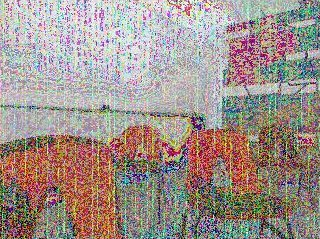
#> input picture images/color5.jpg, 320 x 239 px
$ python Filtros.py
#> lines starting #> are read from the running program, lines starting #| are printed output that depends on the picture; after the words box and inside, x2 and y2 are one past the last pixel; in counts of white or black regions, pixels touching at a corner belong together
#filtros espaciales
import cv2 as cv
import numpy as np
import matplotlib.pyplot as plt

img= cv.imread("./images/color5.jpg")
#> img is the input picture: shape (239, 320, 3); mean B, G, R 139.5, 145.5, 158.9
cv.imshow("Imagen Original", img)

#filtro de media
kernel= np.ones((5,5), np.float32)/25
img_media= cv.filter2D(img, -1, kernel)
cv.imshow("Imagen Media", img_media)

#filtro de mediana
img_mediana= cv.medianBlur(img, 11) #ventana de 11 x 11
cv.imshow("Imagen Mediana", img_mediana)

#filtro de gausiano
img_gaussiana= cv.GaussianBlur(img, (11,11), 1) #ventana de 11 x 11 y sigma(desviación estandar)
cv.imshow("Imagen Gaussiana", img_gaussiana)

#filtro de bilateral
img_bilateral= cv.bilateralFilter(img, 9, 75, 75)
cv.imshow("Imagen Bilateral", img_bilateral)

#filtro de laplaciano
kernel_laplaciano= np.array([[0,1,0],[1,-4,1],[0,1,0]])
img_laplaciana= cv.filter2D(img, -1, kernel_laplaciano)
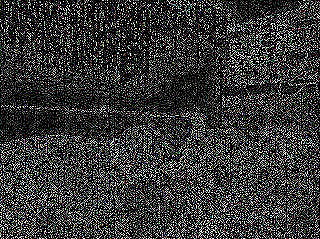
#> img_laplaciana: shape (239, 320, 3); mean B, G, R 58.4, 58.7, 58.4
cv.imshow("Imagen Laplaciana", img_laplaciana)

#filtro de sobel
kernel_sobel_x= np.array([[-1,0,1],[-2,0,2],[-1,0,1]])
kernel_sobel_y= np.array([[-1,-2,-1],[0,0,0],[1,2,1]])
img_sobel_x= cv.filter2D(img, -1, kernel_sobel_x)
img_sobel_y= cv.filter2D(img, -1, kernel_sobel_y)
img_sobel= cv.magnitude(img_sobel_x.astype(np.float32), img_sobel_y.astype(np.float32))
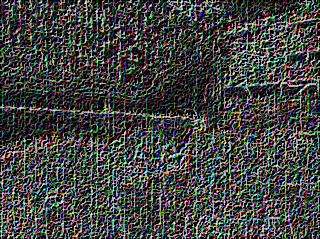
#> img_sobel: shape (239, 320, 3) float32; mean B, G, R 92.3, 95.4, 93.4; drawn with min black and max white
cv.imshow("Imagen Sobel X", img_sobel_x)
cv.imshow("Imagen Sobel Y", img_sobel_y)
cv.imshow("Imagen Sobel", img_sobel)

#filtro de canny
img_canny= cv.Canny(img, 100, 200)
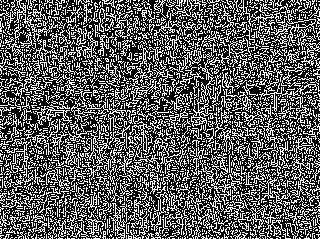
#> img_canny: shape (239, 320); 36.1% white in thin lines or dots
cv.imshow("Imagen Canny", img_canny)

#filtro de prewitt
kernel_prewitt_x= np.array([[-1,0,1],[-1,0,1],[-1,0,1]])
kernel_prewitt_y= np.array([[-1,-1,-1],[0,0,0],[1,1,1]])
img_prewitt_x= cv.filter2D(img, -1, kernel_prewitt_x)
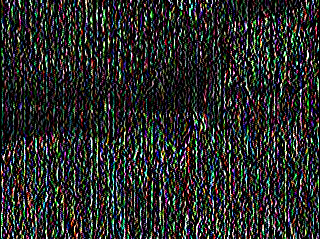
#> img_prewitt_x: shape (239, 320, 3); mean B, G, R 41, 43.1, 41.3
img_prewitt_y= cv.filter2D(img, -1, kernel_prewitt_y)
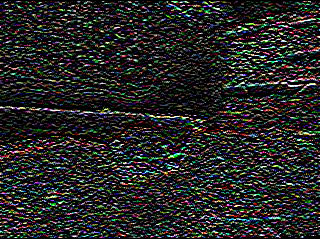
#> img_prewitt_y: shape (239, 320, 3); mean B, G, R 36.3, 37.7, 37.2
img_prewitt= cv.magnitude(img_prewitt_x.astype(np.float32), img_prewitt_y.astype(np.float32))
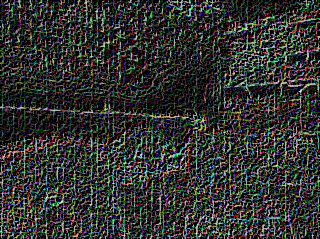
#> img_prewitt: shape (239, 320, 3) float32; mean B, G, R 69, 72.3, 70.1; drawn with min black and max white
cv.imshow("Imagen Prewitt X", img_prewitt_x)
cv.imshow("Imagen Prewitt Y", img_prewitt_y)
cv.imshow("Imagen Prewitt", img_prewitt)
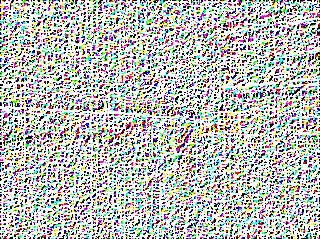
#> window 'Imagen Prewitt': shape (239, 320, 3); mean B, G, R 188.8, 188.9, 188.9

cv.waitKey(0)
cv.destroyAllWindows()

$ run again, with images/TRexC.jpg copied over images/color5.jpg
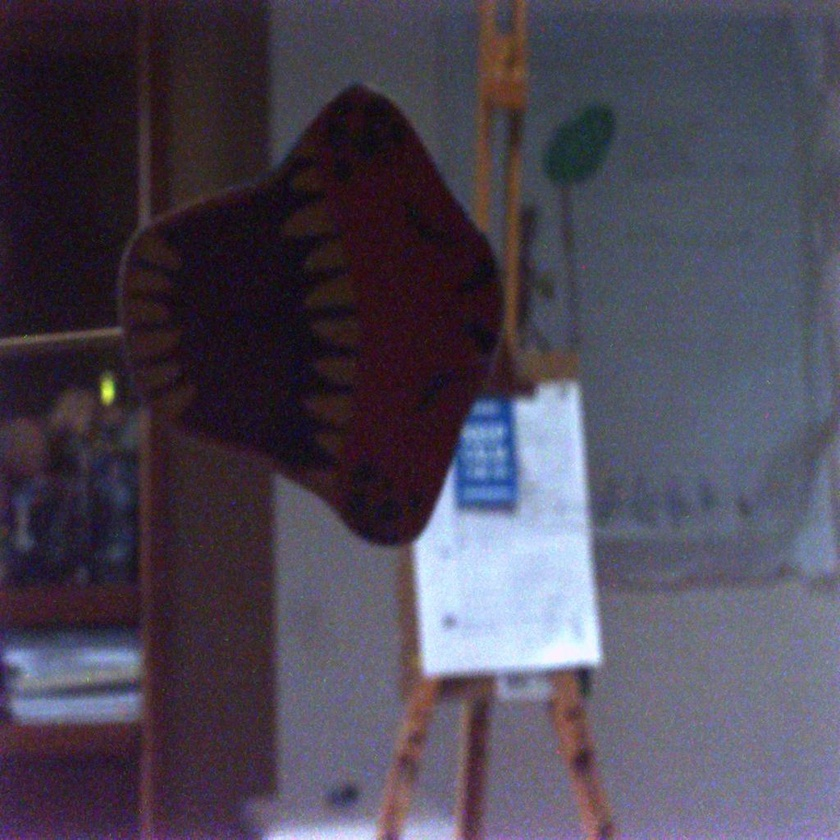
#> input picture images/TRexC.jpg, 840 x 840 px, shrunk from 1024 x 1024 before the run
#> img is the input picture: shape (840, 840, 3); mean B, G, R 86, 70.9, 76.5
#> `img_canny= cv.Canny(img, 100, 200)`:
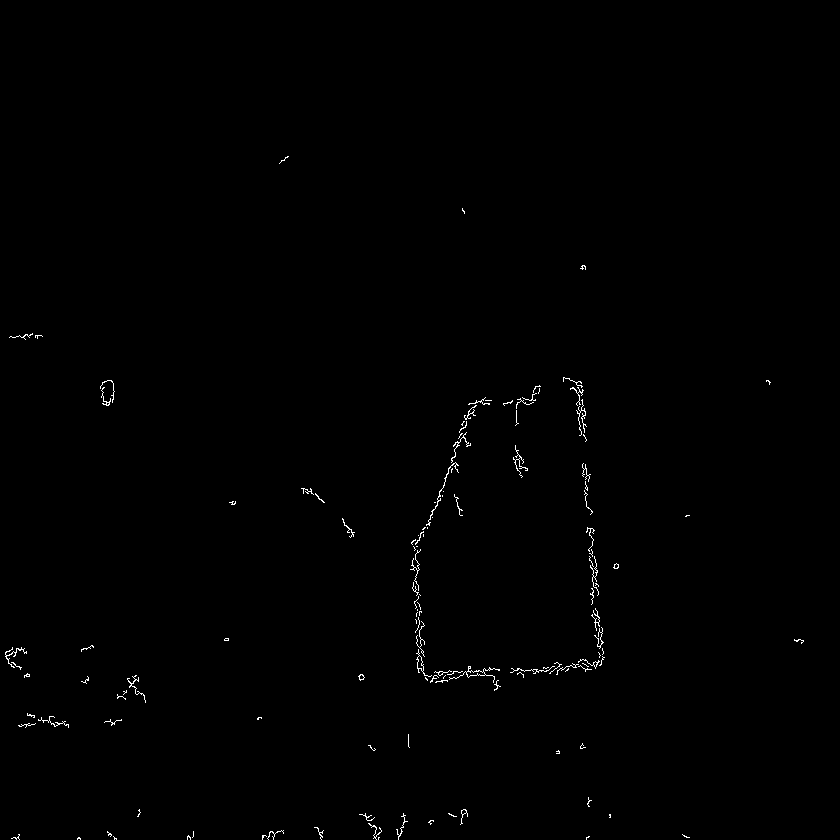
#> img_canny: shape (840, 840); 0.43% white in thin lines or dots, all inside (x1, y1, x2, y2) = (5, 156, 804, 840)
#> `cv.imshow("Imagen Prewitt", img_prewitt)`:
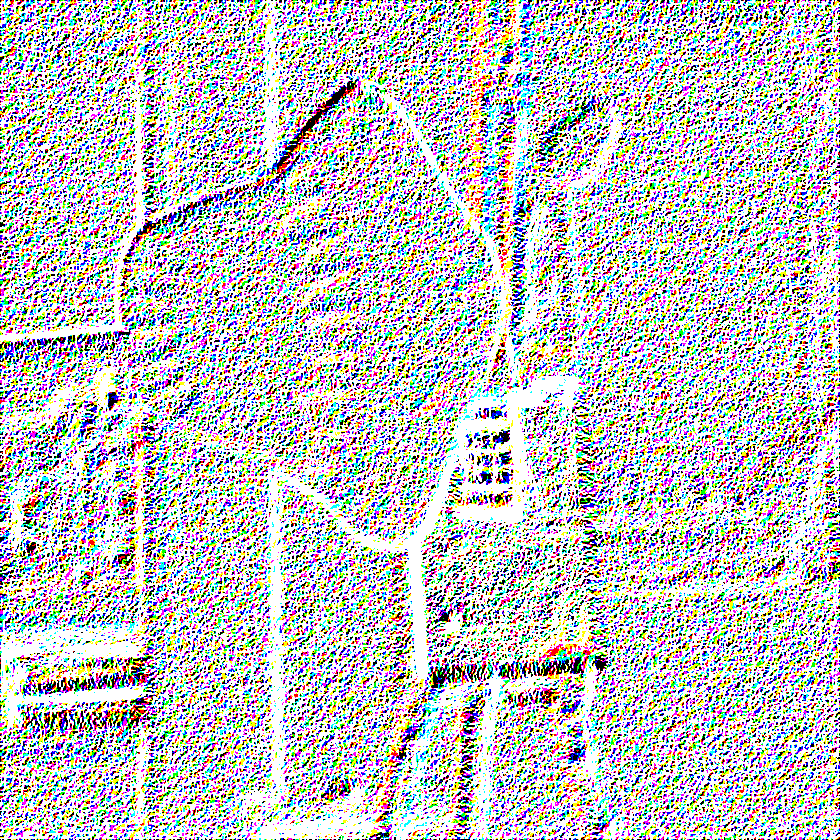
#> window 'Imagen Prewitt': shape (840, 840, 3); mean B, G, R 190.1, 189.5, 189.7

$ run again, with images/TRexCOriginal.jpg copied over images/color5.jpg
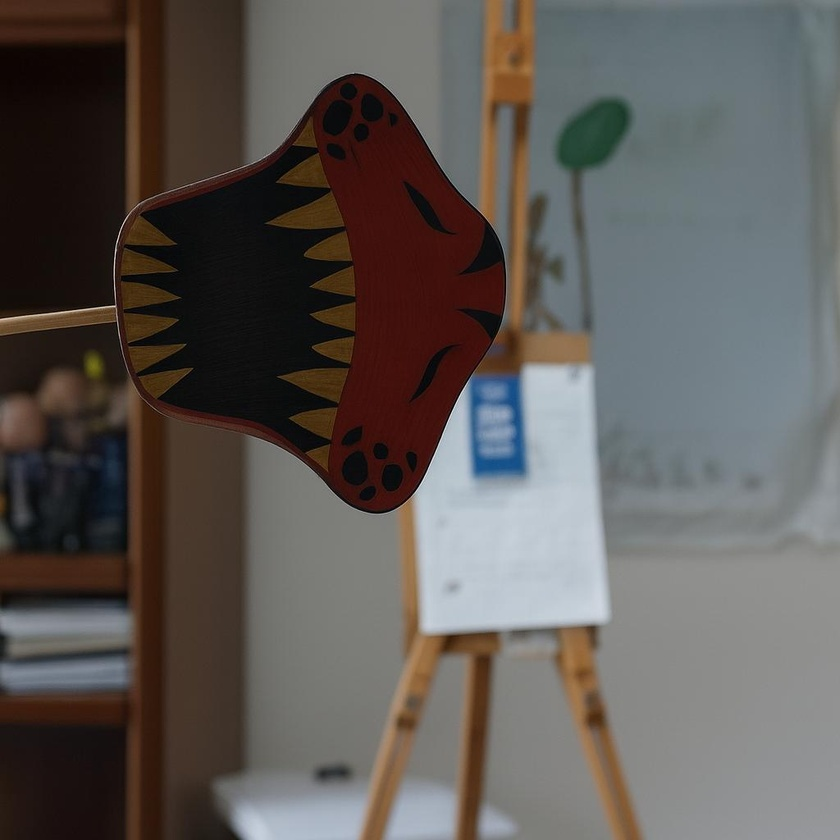
#> input picture images/TRexCOriginal.jpg, 840 x 840 px, shrunk from 1024 x 1024 before the run
#> img is the input picture: shape (840, 840, 3); mean B, G, R 86, 89.1, 94.2
#> `img_canny= cv.Canny(img, 100, 200)`:
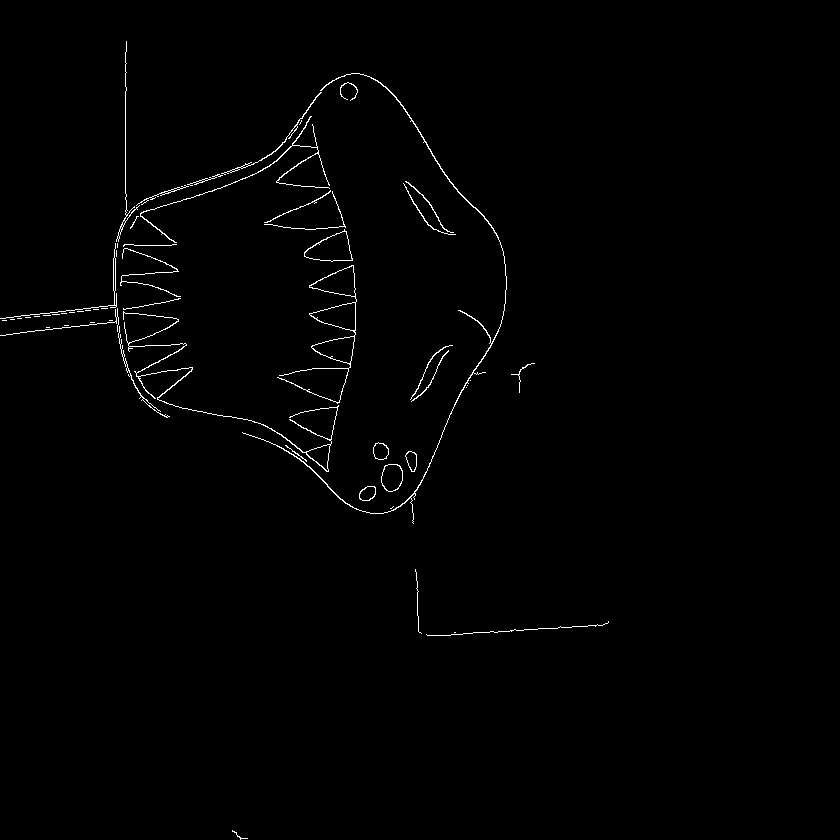
#> img_canny: shape (840, 840); 0.86% white in thin lines or dots, all inside (x1, y1, x2, y2) = (0, 41, 609, 840)
#> `cv.imshow("Imagen Prewitt", img_prewitt)`:
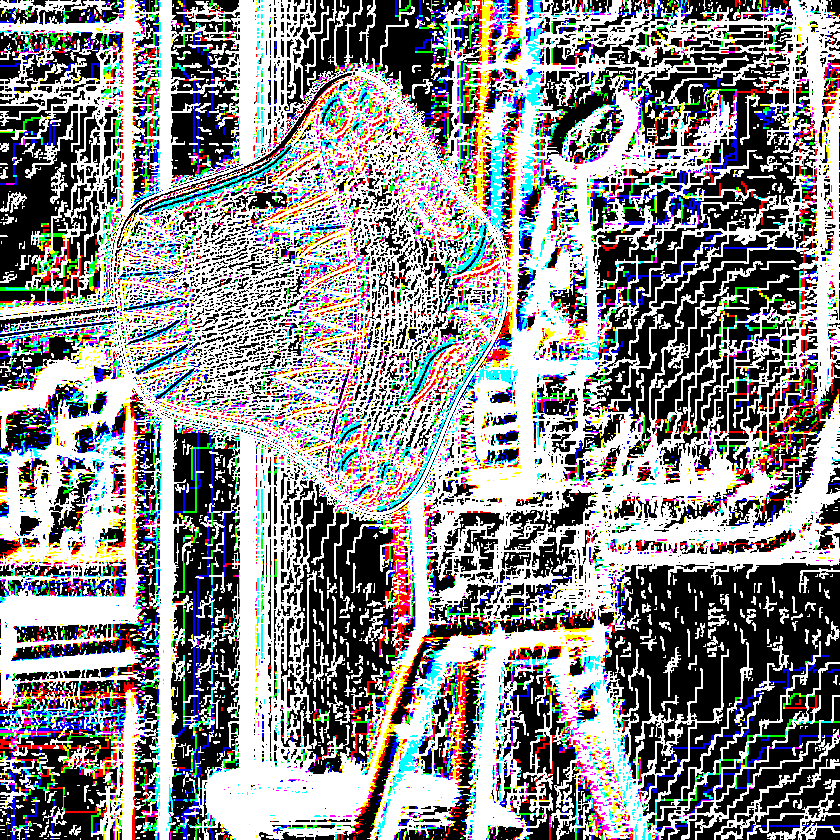
#> window 'Imagen Prewitt': shape (840, 840, 3); mean B, G, R 138.5, 137.7, 137.5
